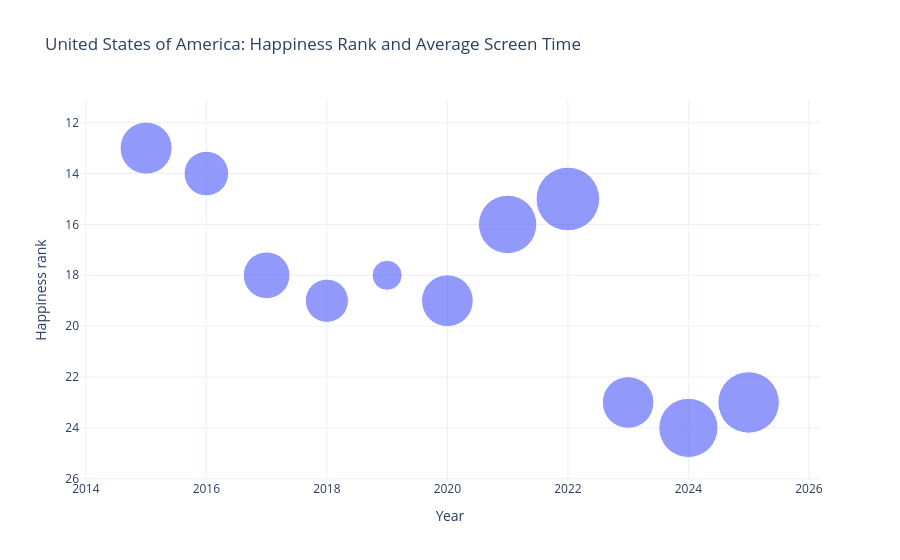
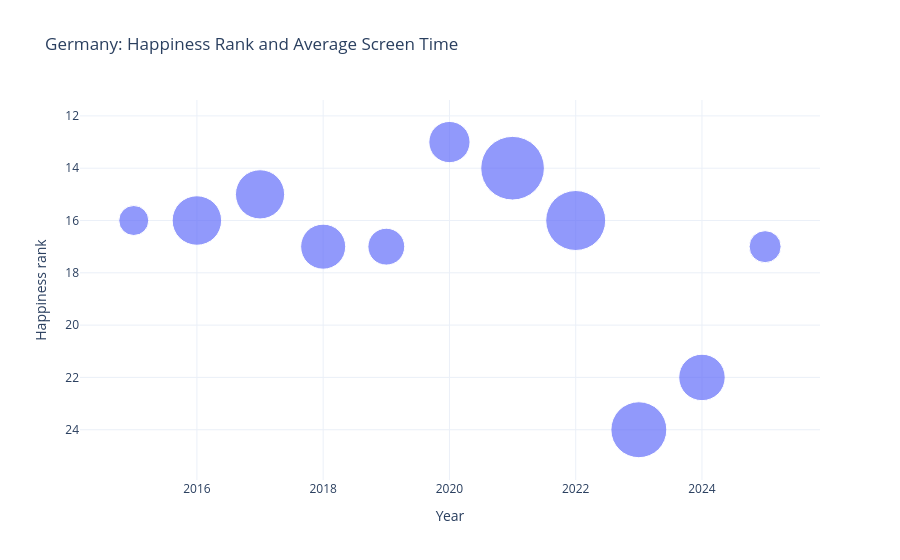
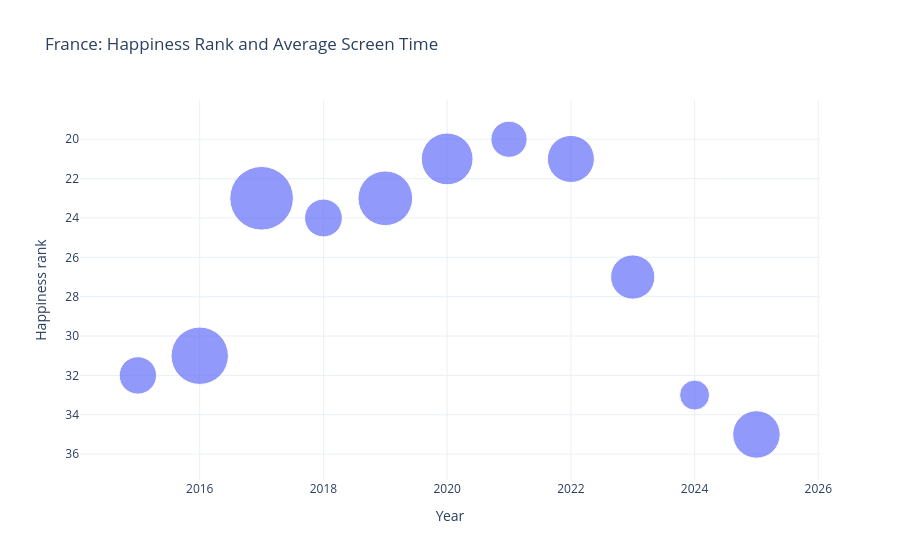
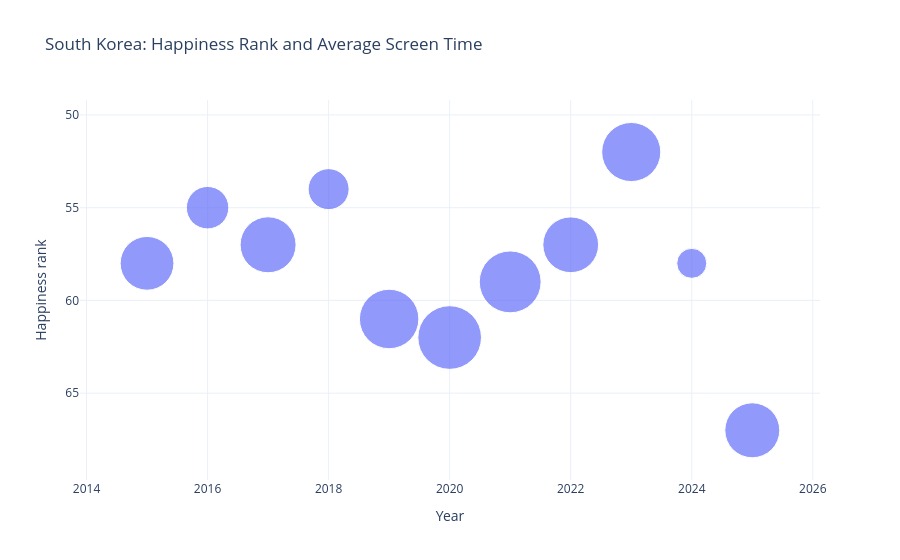

Source (notebook cell) for these figures, in order:
### Code cell
import matplotlib.pyplot as plt
import plotly.express as px
from pathlib import Path

# Addiction score versus addiction rank for each available country.
addiction_plot_df = dfst[["country", "addiction_score", "addiction_rank"]].dropna().copy()

fig, axis = plt.subplots(figsize=(10, 7))
axis.scatter(
    addiction_plot_df["addiction_score"],
    addiction_plot_df["addiction_rank"],
    s=100,
    alpha=0.8,
)

for _, row in addiction_plot_df.iterrows():
    axis.annotate(
        row["country"],
        (row["addiction_score"], row["addiction_rank"]),
        xytext=(5, 5),
        textcoords="offset points",
    )

axis.set_title("Addiction Score versus Addiction Rank")
axis.set_xlabel("Addiction score")
axis.set_ylabel("Addiction rank")
axis.invert_yaxis()
axis.grid(True, alpha=0.3)
fig.tight_layout()
plt.show()

# Average weekday/weekend screen time by country and year.
screen_time_by_country_year = (
    screentimebehav.assign(
        screen_time_hours=(
            screentimebehav["weekday_screen_hours"]
            + screentimebehav["weekend_screen_hours"]
        )
        / 2
    )
    .groupby(["Country", "year"], as_index=False)["screen_time_hours"]
    .mean()
)

rank_screen_time = dfwhr.merge(
    screen_time_by_country_year,
    left_on=["Country", "Year"],
    right_on=["Country", "year"],
    how="inner",
)

graphs_dir = Path("graphs")
graphs_dir.mkdir(exist_ok=True)

# Create one interactive bubble figure per country.
bubble_figures = {}
for country in whr_country_names:
    country_df = rank_screen_time[rank_screen_time["Country"] == country].copy()

    if country_df.empty:
        print(f"{country}: no matching screen-time data")
        continue

    min_screen_time = country_df["screen_time_hours"].min()
    max_screen_time = country_df["screen_time_hours"].max()

    if max_screen_time == min_screen_time:
        country_df["bubble_size"] = 25
    else:
        country_df["bubble_size"] = (
            10
            + 35
            * (country_df["screen_time_hours"] - min_screen_time)
            / (max_screen_time - min_screen_time)
        )

    bubble_fig = px.scatter(
        country_df, 
        x="Year",
        y="Rank",
        size="bubble_size",
        size_max=45,
        hover_name="Country",
        hover_data={
            "Year": True,
            "Rank": True,
            "screen_time_hours": ":.3f",
            "bubble_size": False,
        },
        title=f"{country}: Happiness Rank and Average Screen Time",
        labels={
            "Rank": "Happiness rank",
            "screen_time_hours": "Average screen time (hours)",
        },
    )
    bubble_fig.update_yaxes(autorange="reversed")
    bubble_fig.update_layout(
        xaxis_title="Year",
        yaxis_title="Happiness rank",
        template="plotly_white",
    )
    bubble_figures[country] = bubble_fig
    bubble_fig.show()

    # Save a static PNG without requiring Plotly's Kaleido backend.
    png_fig, png_axis = plt.subplots(figsize=(8, 6))
    png_axis.scatter(
        country_df["Year"],
        country_df["Rank"],
        s=country_df["bubble_size"] * 8,
        alpha=0.65,
        edgecolors="black",
        linewidths=0.5,
    )
    png_axis.set_title(f"{country}: Happiness Rank and Average Screen Time")
    png_axis.set_xlabel("Year")
    png_axis.set_ylabel("Happiness rank")
    png_axis.set_xticks(sorted(country_df["Year"].unique()))
    png_axis.tick_params(axis="x", rotation=45)
    png_axis.invert_yaxis()
    png_axis.grid(True, alpha=0.3)
    png_fig.tight_layout()
    png_fig.savefig(
        graphs_dir / f"{country}_happiness_screen_time.png",
        dpi=200,
        bbox_inches="tight",
    )
    plt.close(png_fig)

### Figure 1 — Plotly figure (JSON) as saved in the notebook; plotly's stock layout.template omitted (floating-point values rounded to 4 significant figures)
{"data": [{"customdata": [[7.015, 41.98], [6.954, 38.95], [6.768, 29.64], [7.075, 45], [6.933, 37.9], [6.77, 29.78], [6.374, 10], [6.589, 20.73], [6.659, 24.23], [6.617, 22.15], [6.777, 30.12]], "hovertemplate": "<b>%{hovertext}</b><br><br>Year=%{x}<br>Happiness rank=%{y}<br>Average screen time (hours)=%{customdata[0]:.3f}<extra></extra>", "hovertext": ["United States of America", "United States of America", "United States of America", "United States of America", "United States of America", "United States of America", "United States of America", "United States of America", "United States of America", "United States of America", "United States of America"], "legendgroup": "", "marker": {"color": "#636efa", "size": [41.98, 38.95, 29.64, 45, 37.9, 29.78, 10, 20.73, 24.23, 22.15, 30.12], "sizemode": "area", "sizeref": 0.02222, "symbol": "circle"}, "mode": "markers", "name": "", "orientation": "v", "showlegend": false, "type": "scatter", "x": [2025, 2024, 2023, 2022, 2021, 2020, 2019, 2018, 2017, 2016, 2015], "xaxis": "x", "y": [23, 24, 23, 15, 16, 19, 18, 19, 18, 14, 13], "yaxis": "y"}], "layout": {"legend": {"itemsizing": "constant", "tracegroupgap": 0}, "title": {"text": "United States of America: Happiness Rank and Average Screen Time"}, "xaxis": {"anchor": "y", "domain": [0, 1], "title": {"text": "Year"}}, "yaxis": {"anchor": "x", "autorange": "reversed", "domain": [0, 1], "title": {"text": "Happiness rank"}}}}

### Figure 2 — Plotly figure (JSON) as saved in the notebook; plotly's stock layout.template omitted (floating-point values rounded to 4 significant figures)
{"data": [{"customdata": [[6.313, 11.38], [6.694, 23.96], [7.021, 34.75], [7.179, 39.94], [7.332, 45], [6.54, 18.88], [6.424, 15.07], [6.651, 22.54], [6.783, 26.9], [6.792, 27.18], [6.271, 10]], "hovertemplate": "<b>%{hovertext}</b><br><br>Year=%{x}<br>Happiness rank=%{y}<br>Average screen time (hours)=%{customdata[0]:.3f}<extra></extra>", "hovertext": ["Germany", "Germany", "Germany", "Germany", "Germany", "Germany", "Germany", "Germany", "Germany", "Germany", "Germany"], "legendgroup": "", "marker": {"color": "#636efa", "size": [11.38, 23.96, 34.75, 39.94, 45, 18.88, 15.07, 22.54, 26.9, 27.18, 10], "sizemode": "area", "sizeref": 0.02222, "symbol": "circle"}, "mode": "markers", "name": "", "orientation": "v", "showlegend": false, "type": "scatter", "x": [2025, 2024, 2023, 2022, 2021, 2020, 2019, 2018, 2017, 2016, 2015], "xaxis": "x", "y": [17, 22, 24, 16, 14, 13, 17, 17, 15, 16, 16], "yaxis": "y"}], "layout": {"legend": {"itemsizing": "constant", "tracegroupgap": 0}, "title": {"text": "Germany: Happiness Rank and Average Screen Time"}, "xaxis": {"anchor": "y", "domain": [0, 1], "title": {"text": "Year"}}, "yaxis": {"anchor": "x", "autorange": "reversed", "domain": [0, 1], "title": {"text": "Happiness rank"}}}}

### Figure 3 — Plotly figure (JSON) as saved in the notebook; plotly's stock layout.template omitted (floating-point values rounded to 4 significant figures)
{"data": [{"customdata": [[6.582, 25.07], [6.235, 10], [6.506, 21.75], [6.571, 24.6], [6.341, 14.58], [6.691, 29.84], [6.77, 33.24], [6.371, 15.89], [7.04, 45], [6.846, 36.57], [6.362, 15.5]], "hovertemplate": "<b>%{hovertext}</b><br><br>Year=%{x}<br>Happiness rank=%{y}<br>Average screen time (hours)=%{customdata[0]:.3f}<extra></extra>", "hovertext": ["France", "France", "France", "France", "France", "France", "France", "France", "France", "France", "France"], "legendgroup": "", "marker": {"color": "#636efa", "size": [25.07, 10, 21.75, 24.6, 14.58, 29.84, 33.24, 15.89, 45, 36.57, 15.5], "sizemode": "area", "sizeref": 0.02222, "symbol": "circle"}, "mode": "markers", "name": "", "orientation": "v", "showlegend": false, "type": "scatter", "x": [2025, 2024, 2023, 2022, 2021, 2020, 2019, 2018, 2017, 2016, 2015], "xaxis": "x", "y": [35, 33, 27, 21, 20, 21, 23, 24, 23, 31, 32], "yaxis": "y"}], "layout": {"legend": {"itemsizing": "constant", "tracegroupgap": 0}, "title": {"text": "France: Happiness Rank and Average Screen Time"}, "xaxis": {"anchor": "y", "domain": [0, 1], "title": {"text": "Year"}}, "yaxis": {"anchor": "x", "autorange": "reversed", "domain": [0, 1], "title": {"text": "Happiness rank"}}}}

### Figure 4 — Plotly figure (JSON) as saved in the notebook; plotly's stock layout.template omitted (floating-point values rounded to 4 significant figures)
{"data": [{"customdata": [[6.787, 33.54], [6.49, 10], [6.853, 38.8], [6.8, 34.56], [6.9, 42.52], [6.931, 45], [6.859, 39.28], [6.599, 18.63], [6.803, 34.8], [6.616, 20.02], [6.768, 32.09]], "hovertemplate": "<b>%{hovertext}</b><br><br>Year=%{x}<br>Happiness rank=%{y}<br>Average screen time (hours)=%{customdata[0]:.3f}<extra></extra>", "hovertext": ["South Korea", "South Korea", "South Korea", "South Korea", "South Korea", "South Korea", "South Korea", "South Korea", "South Korea", "South Korea", "South Korea"], "legendgroup": "", "marker": {"color": "#636efa", "size": [33.54, 10, 38.8, 34.56, 42.52, 45, 39.28, 18.63, 34.8, 20.02, 32.09], "sizemode": "area", "sizeref": 0.02222, "symbol": "circle"}, "mode": "markers", "name": "", "orientation": "v", "showlegend": false, "type": "scatter", "x": [2025, 2024, 2023, 2022, 2021, 2020, 2019, 2018, 2017, 2016, 2015], "xaxis": "x", "y": [67, 58, 52, 57, 59, 62, 61, 54, 57, 55, 58], "yaxis": "y"}], "layout": {"legend": {"itemsizing": "constant", "tracegroupgap": 0}, "title": {"text": "South Korea: Happiness Rank and Average Screen Time"}, "xaxis": {"anchor": "y", "domain": [0, 1], "title": {"text": "Year"}}, "yaxis": {"anchor": "x", "autorange": "reversed", "domain": [0, 1], "title": {"text": "Happiness rank"}}}}
